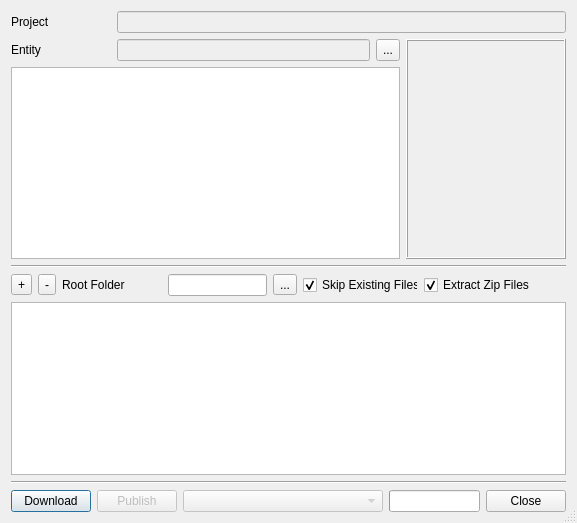
<?xml version="1.0" encoding="UTF-8"?>
<ui version="4.0">
 <class>EntityInfoDialog</class>
 <widget class="QDialog" name="EntityInfoDialog">
  <property name="geometry">
   <rect>
    <x>0</x>
    <y>0</y>
    <width>571</width>
    <height>523</height>
   </rect>
  </property>
  <property name="windowTitle">
   <string>Entity Information</string>
  </property>
  <property name="sizeGripEnabled">
   <bool>true</bool>
  </property>
  <layout class="QVBoxLayout" name="verticalLayout">
   <item>
    <layout class="QHBoxLayout" name="horizontalLayoutProject">
     <item>
      <widget class="QLabel" name="labelProject">
       <property name="minimumSize">
        <size>
         <width>100</width>
         <height>0</height>
        </size>
       </property>
       <property name="maximumSize">
        <size>
         <width>100</width>
         <height>16777215</height>
        </size>
       </property>
       <property name="text">
        <string>Project</string>
       </property>
      </widget>
     </item>
     <item>
      <widget class="QLineEdit" name="lineEditProject">
       <property name="enabled">
        <bool>false</bool>
       </property>
      </widget>
     </item>
    </layout>
   </item>
   <item>
    <layout class="QHBoxLayout" name="horizontalLayoutEntity">
     <item>
      <layout class="QVBoxLayout" name="verticalLayoutEntity">
       <item>
        <layout class="QHBoxLayout" name="horizontalLayoutName">
         <item>
          <widget class="QLabel" name="labelEntity">
           <property name="minimumSize">
            <size>
             <width>100</width>
             <height>0</height>
            </size>
           </property>
           <property name="maximumSize">
            <size>
             <width>100</width>
             <height>22</height>
            </size>
           </property>
           <property name="text">
            <string>Entity</string>
           </property>
          </widget>
         </item>
         <item>
          <widget class="QLineEdit" name="lineEditEntity">
           <property name="enabled">
            <bool>false</bool>
           </property>
           <property name="maximumSize">
            <size>
             <width>16777215</width>
             <height>22</height>
            </size>
           </property>
          </widget>
         </item>
         <item>
          <widget class="QToolButton" name="toolButtonWeb">
           <property name="maximumSize">
            <size>
             <width>16777215</width>
             <height>22</height>
            </size>
           </property>
           <property name="toolTip">
            <string>Open in Kitsu</string>
           </property>
           <property name="text">
            <string>...</string>
           </property>
          </widget>
         </item>
        </layout>
       </item>
       <item>
        <widget class="QTextEdit" name="textEdit">
         <property name="sizePolicy">
          <sizepolicy hsizetype="Minimum" vsizetype="Minimum">
           <horstretch>0</horstretch>
           <verstretch>0</verstretch>
          </sizepolicy>
         </property>
         <property name="maximumSize">
          <size>
           <width>16777215</width>
           <height>16777215</height>
          </size>
         </property>
        </widget>
       </item>
      </layout>
     </item>
     <item>
      <widget class="QLabel" name="labelPreview">
       <property name="minimumSize">
        <size>
         <width>160</width>
         <height>160</height>
        </size>
       </property>
       <property name="autoFillBackground">
        <bool>true</bool>
       </property>
       <property name="styleSheet">
        <string notr="true"/>
       </property>
       <property name="frameShape">
        <enum>QFrame::Box</enum>
       </property>
       <property name="frameShadow">
        <enum>QFrame::Raised</enum>
       </property>
       <property name="text">
        <string/>
       </property>
       <property name="alignment">
        <set>Qt::AlignCenter</set>
       </property>
      </widget>
     </item>
    </layout>
   </item>
   <item>
    <widget class="Line" name="lineTable">
     <property name="orientation">
      <enum>Qt::Horizontal</enum>
     </property>
    </widget>
   </item>
   <item>
    <layout class="QHBoxLayout" name="horizontalLayout">
     <item>
      <widget class="QToolButton" name="toolButtonAll">
       <property name="text">
        <string>+</string>
       </property>
      </widget>
     </item>
     <item>
      <widget class="QToolButton" name="toolButtonNone">
       <property name="text">
        <string>-</string>
       </property>
      </widget>
     </item>
     <item>
      <widget class="QLabel" name="labelWorkingDirectory">
       <property name="minimumSize">
        <size>
         <width>100</width>
         <height>0</height>
        </size>
       </property>
       <property name="text">
        <string>Root Folder</string>
       </property>
      </widget>
     </item>
     <item>
      <widget class="QLineEdit" name="lineEditWorkingDirectory"/>
     </item>
     <item>
      <widget class="QToolButton" name="toolButtonWorkingDir">
       <property name="text">
        <string>...</string>
       </property>
      </widget>
     </item>
     <item>
      <widget class="QCheckBox" name="checkBoxSkipExisting">
       <property name="minimumSize">
        <size>
         <width>100</width>
         <height>0</height>
        </size>
       </property>
       <property name="text">
        <string>Skip Existing Files</string>
       </property>
       <property name="checked">
        <bool>true</bool>
       </property>
      </widget>
     </item>
     <item>
      <widget class="QCheckBox" name="checkBoxExtractZips">
       <property name="text">
        <string>Extract Zip Files</string>
       </property>
       <property name="checked">
        <bool>true</bool>
       </property>
      </widget>
     </item>
     <item>
      <spacer name="horizontalSpacer_6">
       <property name="orientation">
        <enum>Qt::Horizontal</enum>
       </property>
       <property name="sizeHint" stdset="0">
        <size>
         <width>40</width>
         <height>20</height>
        </size>
       </property>
      </spacer>
     </item>
    </layout>
   </item>
   <item>
    <layout class="QHBoxLayout" name="horizontalLayoutFiles">
     <item>
      <widget class="QTableView" name="tableView">
       <property name="font">
        <font>
         <pointsize>8</pointsize>
        </font>
       </property>
       <property name="showDropIndicator" stdset="0">
        <bool>false</bool>
       </property>
       <property name="alternatingRowColors">
        <bool>true</bool>
       </property>
       <property name="selectionBehavior">
        <enum>QAbstractItemView::SelectRows</enum>
       </property>
       <attribute name="verticalHeaderCascadingSectionResizes">
        <bool>true</bool>
       </attribute>
      </widget>
     </item>
    </layout>
   </item>
   <item>
    <widget class="Line" name="lineButtons">
     <property name="orientation">
      <enum>Qt::Horizontal</enum>
     </property>
    </widget>
   </item>
   <item>
    <layout class="QHBoxLayout" name="horizontalLayoutButtons">
     <item>
      <widget class="QPushButton" name="pushButtonDownload">
       <property name="text">
        <string>Download</string>
       </property>
      </widget>
     </item>
     <item>
      <widget class="QPushButton" name="pushButtonPublish">
       <property name="enabled">
        <bool>false</bool>
       </property>
       <property name="text">
        <string>Publish</string>
       </property>
      </widget>
     </item>
     <item>
      <widget class="QComboBox" name="comboBoxTasks">
       <property name="enabled">
        <bool>false</bool>
       </property>
       <property name="minimumSize">
        <size>
         <width>200</width>
         <height>0</height>
        </size>
       </property>
      </widget>
     </item>
     <item>
      <widget class="QProgressBar" name="progressBar">
       <property name="maximum">
        <number>1</number>
       </property>
       <property name="value">
        <number>-1</number>
       </property>
      </widget>
     </item>
     <item>
      <widget class="QPushButton" name="pushButtonClose">
       <property name="text">
        <string>Close</string>
       </property>
      </widget>
     </item>
    </layout>
   </item>
  </layout>
 </widget>
 <resources/>
 <connections/>
</ui>
